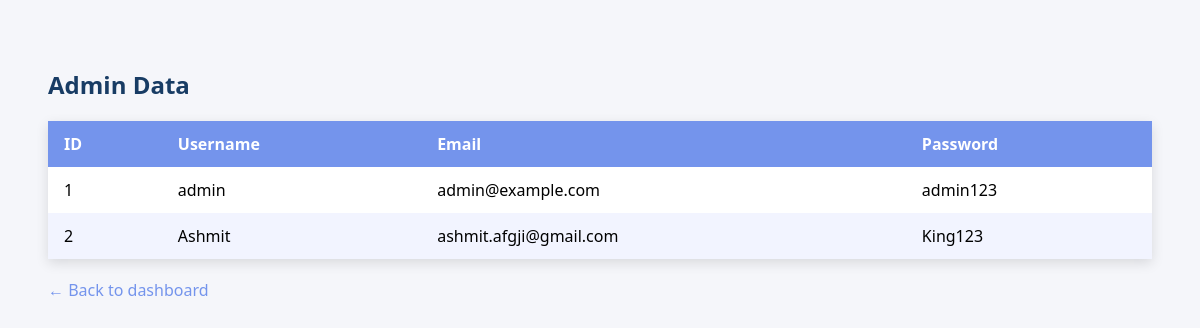
Screenshot of /admin_data with the database file from the repository.
### tables this page shows
CREATE TABLE admins (
            id INTEGER PRIMARY KEY AUTOINCREMENT,
            username TEXT NOT NULL,
            email TEXT NOT NULL,
            password TEXT NOT NULL
        );

### app.py (the view)
@app.route("/admin_data")
def view_admins():
    with sqlite3.connect("users.db") as conn:
        admins = conn.execute(
            "SELECT id, username, email, password FROM admins ORDER BY id"
        ).fetchall()
    return render_template("admin_data.html", admins=admins)

### templates/admin_data.html (shortened to what this page needs)
<!DOCTYPE html>
<html lang="en">
<head>
</head>
<body>
  <h2>Admin Data</h2>
  <table>
    <thead>
      <tr>
        <th>ID</th>
        <th>Username</th>
        <th>Email</th>
        <th>Password</th>
      </tr>
    </thead>
    <tbody>
      {% for adm in admins %}
      <tr>
        <td>{{ adm[0] }}</td>
        <td>{{ adm[1] }}</td>
        <td>{{ adm[2] }}</td>
        <td>{{ adm[3] }}</td>
      </tr>
      {% endfor %}
    </tbody>
  </table>
  <a class="back" href="{{ url_for('admin_dashboard') }}">&larr; Back to dashboard</a>
</body>
</html>

### templates/admin_data.html (style rules this page uses)
body { font-family:Segoe UI,Arial,sans-serif;background:#f5f6fa;padding:40px }
h2 { margin-bottom:20px;color:#183c64 }
table { width:100%;border-collapse:collapse;background:#fff; box-shadow:0 4px 12px rgba(0,0,0,.12) }
th,td { padding:12px 16px;text-align:left }
th { background:#7494ec;color:#fff;font-weight:600 }
tr:nth-child(even) { background:#f2f4ff }
a.back { display:inline-block;margin-top:20px;color:#7494ec;text-decoration:none }

### rows the page displays
admins: id "1", username "admin", email "admin@example.com", password "admin123"
admins: id "2", username "Ashmit", email "ashmit.afgji@gmail.com", password "King123"
